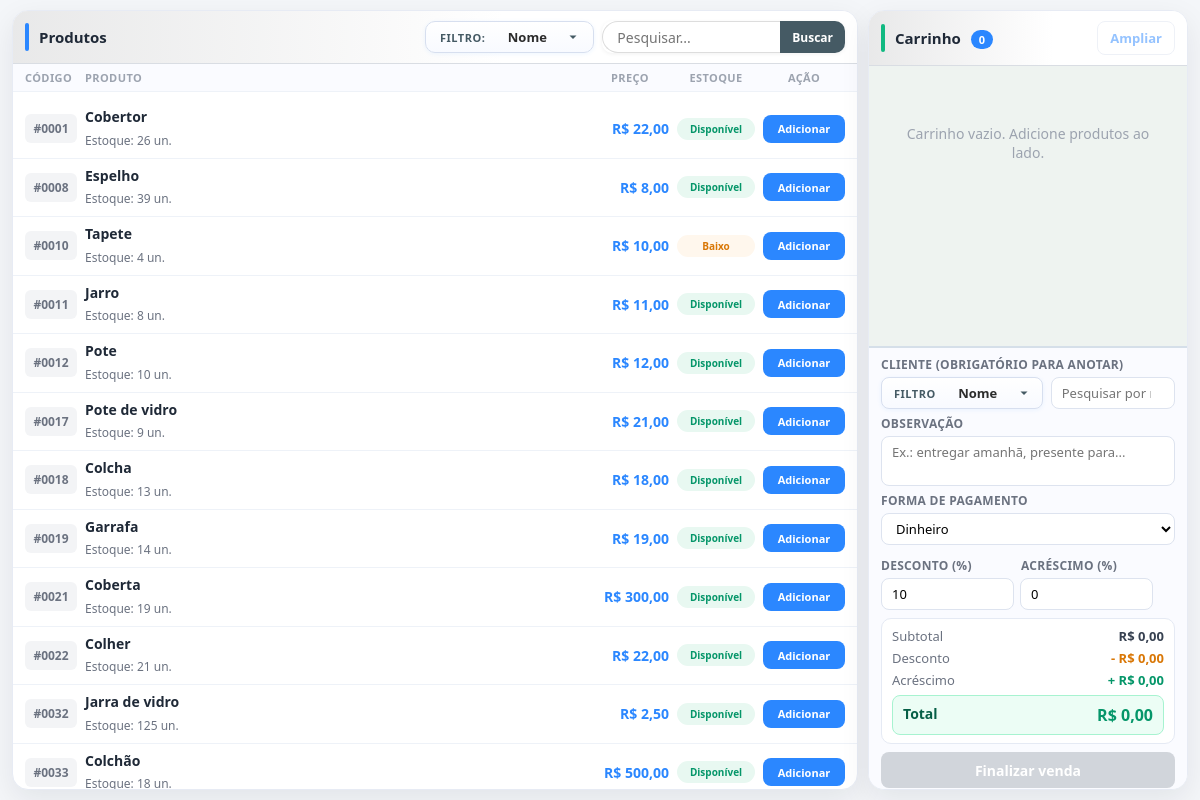
The app's page /vendas/ with its own data.
### front_end/models.py (models this page shows, shortened)
class Produto(models.Model):
    nome = models.CharField(max_length=120, unique=True)
    codigo = models.CharField(unique=True, max_length=4)
    quantidade = models.DecimalField(max_digits=10, decimal_places=3)
    preco = models.DecimalField(max_digits=12, decimal_places=2)
    dt_adicao = models.DateTimeField(auto_now=True)

### front_end/views.py (the view)
# urls.py: path('vendas/', views.Vendas, name='vendas'),
def Vendas(request):
    termo_busca = request.GET.get("q", "").strip()
    filtro_campo = request.GET.get("campo", CAMPO_PADRAO_PRODUTO).strip() or CAMPO_PADRAO_PRODUTO
    produtos = Produto.objects.all()
    produtos = filtrar_produtos(produtos, filtro_campo, termo_busca)
    produtos = produtos.annotate(
        codigo_int=Cast("codigo", output_field=IntegerField())
    ).order_by("codigo_int")
    clientes = Client.objects.all().order_by("nome")
    contexto = {
        "produtos": produtos,
        "clientes": clientes,
        "busca": termo_busca,
        "filtro_campo": filtro_campo,
        "pagamentos": [
            (valor, rotulo)
            for valor, rotulo in Venda.PAGAMENTO_CHOICES
            if valor != "anotado"
        ],
    }
    return render(request, "pag_vendas.html", contexto)

### front_end/search_filters.py (called while the page is built, shortened)
def filtrar_produtos(queryset, campo: str, termo: str):
    termo = (termo or "").strip()
    if not termo:
        return queryset

### Templates/pag_vendas.html (shortened to what this page needs)
<!DOCTYPE html>
<html lang="pt-br">
<head>
</head>
<body>
  <div class="layout">
    <section class="panel">
      <div class="panel-header">
        <div class="panel-title">
          <div class="panel-mark produtos"></div>
          <div>
            <h2>Produtos</h2>
          </div>
        </div>
        <form class="search-form barra-busca-filtros compacto" method="get">
          <div class="filtro-grupo">
            <span class="filtro-label">Filtro:</span>
            <select name="campo" id="search-campo" class="filtro-campo" aria-label="Filtrar produtos por">
              <option value="nome" {% if filtro_campo == "nome" %}selected{% endif %}>Nome</option>
            </select>
          </div>
          <div class="busca-grupo">
            <input type="search" id="search-input" name="q" class="campo-busca" placeholder="Pesquisar..." value="{{ busca }}">
            <button type="submit" class="btn-busca-filtro">Buscar</button>
          </div>
        </form>
      </div>
      <div class="lista-header">
        <span>Código</span>
        <span>Produto</span>
        <span>Preço</span>
        <span>Estoque</span>
        <span>Ação</span>
      </div>
      <div class="produtos-lista" id="produtos-lista-vendas">
        {% for produto in produtos %}
        <div id="produto-row-{{ produto.id }}" class="produto-linha {% if produto.quantidade <= 0 %}sem-estoque{% else %}clicavel{% endif %}"
          data-id="{{ produto.id }}"
          data-codigo="{{ produto.codigo|add:0|stringformat:'04d' }}"
          data-nome="{{ produto.nome }}"
          data-quantidade="{{ produto.quantidade|floatformat:'-3' }}"
          data-preco="{{ produto.preco|floatformat:2 }}"
          data-estoque="{{ produto.quantidade }}">
          <span class="produto-codigo">#{{ produto.codigo|add:0|stringformat:"04d" }}</span>
          <div class="produto-info">
            <strong>{{ produto.nome }}</strong>
            <span>Estoque: <span id="qtd-estoque-{{ produto.id }}">{{ produto.quantidade|floatformat:"-3" }}</span> un.</span>
          </div>
          <span class="produto-preco">R$ {{ produto.preco|floatformat:2 }}</span>
          <span id="badge-estoque-{{ produto.id }}" class="estoque-badge {% if produto.quantidade <= 0 %}zero{% elif produto.quantidade <= 5 %}baixo{% else %}ok{% endif %}">
          </span>
          <button type="button" class="btn btn-add" {% if produto.quantidade <= 0 %}disabled{% endif %}
            onclick="event.stopPropagation(); adicionarProduto({{ produto.id }}, '{{ produto.nome|escapejs }}', '{{ produto.preco }}', '{{ produto.quantidade }}')">Adicionar</button>
        </div>
        {% empty %}
        <div id="empty-produtos-vendas" class="empty-produtos">Nenhum produto encontrado.</div>
        {% endfor %}
      </div>
    </section>
    <aside class="panel">
      <div class="panel-header">
        <div class="panel-title">
          <div class="panel-mark carrinho"></div>
          <div>
            <h2>Carrinho <span id="cart-badge" class="cart-badge">0</span></h2>
          </div>
        </div>
        <button type="button" class="btn btn-ampliar-carrinho" id="btn-ampliar-carrinho" disabled>Ampliar</button>
      </div>
      <div id="carrinho-lista" class="carrinho-lista">
      </div>
      <form id="form-checkout" class="checkout" method="post" action="{% url 'front_end:registrar_venda' %}">
        <div class="checkout-grid">
          <div class="field full">
            <label for="cliente-busca">Cliente (obrigatório para anotar)</label>
            <div class="cliente-filtro-row">
              <div class="filtro-grupo filtro-grupo-inline">
                <span class="filtro-label">Filtro</span>
                <select id="cliente-filtro-campo" class="filtro-campo" aria-label="Filtrar cliente por">
                  <option value="nome">Nome</option>
                </select>
              </div>
            <div class="cliente-search-box">
              <input type="search" id="cliente-busca" placeholder="Pesquisar por nome..." autocomplete="off">
            </div>
            </div>
          </div>
          <div class="field full">
            <label for="observacao">Observação</label>
            <textarea name="observacao" id="observacao" placeholder="Ex.: entregar amanhã, presente para..."></textarea>
          </div>
          <div class="field full">
            <label for="tipo_pagamento">Forma de pagamento</label>
            <select name="tipo_pagamento" id="tipo_pagamento">
              {% for valor, rotulo in pagamentos %}
              <option value="{{ valor }}">{{ rotulo }}</option>
              {% endfor %}
            </select>
          </div>
          <div class="field">
            <div class="sub-field">
              <label for="desconto">Desconto (%)</label>
              <label for="acrescimo">Acréscimo (%)</label>
            </div>
            <div class="box-text-field">
              <input type="number" name="desconto" id="desconto" value="10" min="0" max="100" step="1">
              <input type="number" name="acrescimo" id="acrescimo" value="0" min="0" max="100" step="1">
            </div>
          </div>
        </div>
        <div class="totais">
          <div class="resumo-linha"><span>Subtotal</span><span id="subtotal">R$ 0,00</span></div>
          <div class="resumo-linha desconto-linha"><span>Desconto</span><span id="desconto-valor">- R$ 0,00</span></div>
          <div class="resumo-linha acrescimo-linha"><span>Acréscimo</span><span id="acrescimo-valor">+ R$ 0,00</span></div>
          <div class="total-final resumo-linha"><span>Total</span><span id="total">R$ 0,00</span></div>
        </div>
        <button type="submit" class="btn btn-finalizar" id="btn-finalizar" disabled>Finalizar venda</button>
      </form>
    </aside>
  </div>
</body>
</html>

### Templates/partials/filtros_busca.html (style rules this page uses)
:root { --panel-color: var(--loja-painel, white); --text-color: var(--loja-texto, #2c2c2c); }
.barra-busca-filtros { display: flex; align-items: center; gap: 12px; margin-left: auto; flex-wrap: wrap; }
.filtro-grupo { display: inline-flex; align-items: center; height: 38px; background: linear-gradient(180deg, #fff 0%, #f8faff 100%); border: 1px solid #d7dfef; border-radius: 8px; padding: 0 12px 0 14px; box-shadow: 0 1px 4px rgba(43, 135, 255, 0.08); }
.filtro-label { font-size: 11px; font-weight: 800; color: #455a64; letter-spacing: 0.5px; text-transform: uppercase; margin-right: 8px; white-space: nowrap; user-select: none; }
.filtro-campo { height: 100%; border: none; padding: 0 22px 0 2px; font: 600 13px "Segoe UI", Arial; color: #2c2c2c; outline: none; cursor: pointer; min-width: 88px; text-align: center; appearance: none; }
.busca-grupo { display: inline-flex; align-items: stretch; height: 38px; min-width: 0; box-shadow: 0 1px 4px rgba(0, 0, 0, 0.06); border-radius: 20px; overflow: hidden; }
.barra-busca-filtros .campo-busca { width: min(330px, 22vw); height: 38px; border: 1px solid #ddd; border-right: none; border-radius: 20px 0 0 20px; padding: 0 14px; outline: none; font-size: 14px; text-align: left; box-sizing: border-box; margin: 0; background: #fff; }
.barra-busca-filtros .btn-busca-filtro { background: #455a64; color: #fff; border: none; padding: 0 1vw; font-weight: 700; white-space: nowrap; cursor: pointer; height: 38px; margin: 0; flex-shrink: 0; }
.barra-busca-filtros.compacto .filtro-grupo, .barra-busca-filtros.compacto .busca-grupo, .barra-busca-filtros.compacto .campo-busca, .barra-busca-filtros.compacto .btn-busca-filtro { height: 40px; }
.barra-busca-filtros.compacto .filtro-grupo, .barra-busca-filtros.compacto .busca-grupo { border-radius: 10px; }
.filtro-grupo-inline { flex-shrink: 0; border-radius: 8px; height: 38px; padding: 0 10px 0 12px; }
.cliente-filtro-row { display: flex; gap: 8px; align-items: center; }
.cliente-filtro-row .cliente-search-box { flex: 1; min-width: 0; }
.cliente-filtro-row .cliente-search-box input { width: 100%; }
.search-form .busca-grupo { flex: 1; min-width: 0; }
.search-form .busca-grupo .campo-busca { min-width: 0; }

### Templates/partials/loja_config.html (style rules this page uses)
:root { --loja-header: #1f2126; --loja-sidebar: #1f2126; --loja-sidebar-2: #2b2f34; --loja-destaque: #5aa2ff; --loja-acento: #2b87ff; --loja-fundo: #f4f6f9; --loja-painel: #ffffff; --loja-texto: #1f2937; --panel-color: var(--loja-painel); --text-color: var(--loja-texto); }

### records on screen
Produto: codigo|add "0001", nome "Cobertor", quantidade "26", preco "22,00"
Produto: codigo|add "0008", nome "Espelho", quantidade "39", preco "8,00"
Produto: codigo|add "0010", nome "Tapete", quantidade "4", preco "10,00"
Produto: codigo|add "0011", nome "Jarro", quantidade "8", preco "11,00"
Produto: codigo|add "0012", nome "Pote", quantidade "10", preco "12,00"
Produto: codigo|add "0017", nome "Pote de vidro", quantidade "9", preco "21,00"
Produto: codigo|add "0018", nome "Colcha", quantidade "13", preco "18,00"
Produto: codigo|add "0019", nome "Garrafa", quantidade "14", preco "19,00"
Produto: codigo|add "0021", nome "Coberta", quantidade "19", preco "300,00"
Produto: codigo|add "0022", nome "Colher", quantidade "21", preco "22,00"
Produto: codigo|add "0032", nome "Jarra de vidro", quantidade "125", preco "2,50"
Produto: codigo|add "0033", nome "Colchão", quantidade "18", preco "500,00"

### other values on screen
form field tipo_pagamento "Dinheiro"
